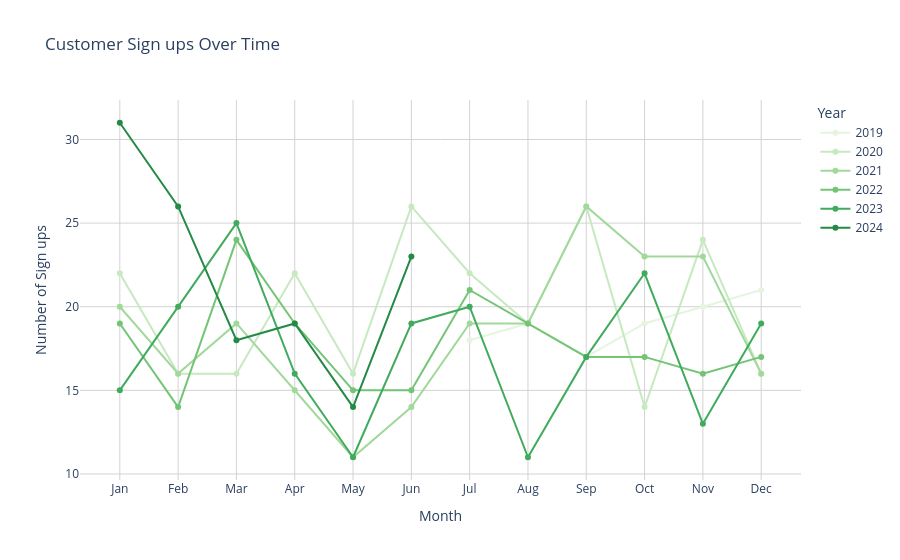

Source (notebook cell):
### Markdown cell above
Description:
Why was this visualization created?
The horizontal bar chart displaying customer signups per year was created to understand the yearly trends in customer acquisition. It provides a high-level overview of how the total count of unique customer signups has evolved annually, enabling stakeholders to identify periods of growth or decline.

What question does it address?
1. The visualization addresses the following questions:
2. How has the total count of customer signups changed year over year?
3. Are there trends of growth, stagnation, or decline in customer acquisition?
4. What insights can be derived from the overall trajectory of signups?

Visualization Type: Horizontal Bar chart.

Data Used:
Dataset: Customer Demographics
Variables: SignupDate, count of unique CustomerID.

Key Observations:
1. Highest Signup Year: 2020 (239) had the highest number of customer signups, indicating a strong growth phase.
2. Steady Decline: There is a gradual decrease in signups from 2021 (221) to 2024 (131), with no year surpassing the 2020 peak.
3. Consistent Drop Since 2021: Signups have declined each year after 2020, dropping from 221 in 2021 to 213 in 2022, 208 in 2023, and 131 in 2024 (as of the data provided).
4. 2019 Low Point: 2019 (114) had the lowest signups, marking the starting point of growth before the peak in 2020.

Insights:
1. 2020 Peak May Reflect External Factors: The sharp increase in 2020 signups might be attributed to external circumstances, such as the global shift to online activity during the pandemic, highlighting the importance of understanding market dynamics during significant global events.
2. Sustained Decline Signals a Need for Intervention: The steady decline in signups post-2020 suggests potential challenges, such as reduced marketing effectiveness, increased competition, or saturation in the customer base. Efforts should focus on analyzing the cause of this decline and revitalizing acquisition strategies.
3. 2019 Growth Potential Realized in 2020: The transition from 2019's modest 114 signups to 2020's 239 demonstrates the potential for exponential growth when external conditions align with effective strategies. Future efforts should aim to replicate such growth dynamics.
4. 2024 Concerns: The sharp drop to 131 in 2024 could indicate a significant issue in acquisition, retention, or market demand. This warrants immediate attention to identify and address the underlying causes.

### Code cell
# Ensure the SignupDate column is in datetime format
final_combined_dataset = final_combined_dataset.copy()  # Make sure we're working on a copy

final_combined_dataset['SignupDate'] = pd.to_datetime(final_combined_dataset['SignupDate'], errors='coerce')

# Extract Year and Month
final_combined_dataset['Year'] = final_combined_dataset['SignupDate'].dt.year
final_combined_dataset['Month'] = final_combined_dataset['SignupDate'].dt.month

# Group by Year and Month, counting unique CustomerIDs
signup_count = final_combined_dataset.groupby(['Year', 'Month']).agg({'CustomerID': 'nunique'}).reset_index()

# Sort years in descending order
unique_years = sorted(signup_count['Year'].unique(), reverse=True)

# Generate reversed shades of green based on the number of years
green_shades = px.colors.sequential.Greens[len(unique_years):0:-1]  # Darkest shade for the most recent year

# Map years to specific green shades
year_to_color = {year: green_shades[i] for i, year in enumerate(unique_years)}

# Plotting
fig = px.line(
    signup_count,
    x='Month',
    y='CustomerID',
    color='Year',
    title="Customer Sign ups Over Time",
    labels={'CustomerID': 'Number of Sign ups', 'Month': 'Month'},
    markers=True,
    color_discrete_map=year_to_color  # Explicitly assign colors
)

# Update layout to include gridlines
fig.update_layout(
    plot_bgcolor='white',
    xaxis=dict(
        tickmode='array',
        tickvals=list(range(1, 13)),  # Ensure months 1-12 are shown
        ticktext=['Jan', 'Feb', 'Mar', 'Apr', 'May', 'Jun', 'Jul', 'Aug', 'Sep', 'Oct', 'Nov', 'Dec'],
        showgrid=True,  # Show gridlines on the x-axis
        gridcolor='lightgray'  # Set the grid color to light gray for better visibility
    ),
    yaxis=dict(
        showgrid=True,  # Show gridlines on the y-axis
        gridcolor='lightgray'  # Set the grid color to light gray for better visibility
    ),
    yaxis_title="Number of Sign ups",
    xaxis_title="Month"
)

fig.show()

### Figure 1 — Plotly figure (JSON) as saved in the notebook; plotly's stock layout.template omitted (floating-point values rounded to 4 significant figures)
{"data": [{"hovertemplate": "Year=2019<br>Month=%{x}<br>Number of Sign ups=%{y}<extra></extra>", "legendgroup": "2019", "line": {"color": "rgb(229,245,224)", "dash": "solid"}, "marker": {"symbol": "circle"}, "mode": "lines+markers", "name": "2019", "orientation": "v", "showlegend": true, "type": "scatter", "x": [7, 8, 9, 10, 11, 12], "xaxis": "x", "y": [18, 19, 17, 19, 20, 21], "yaxis": "y"}, {"hovertemplate": "Year=2020<br>Month=%{x}<br>Number of Sign ups=%{y}<extra></extra>", "legendgroup": "2020", "line": {"color": "rgb(199,233,192)", "dash": "solid"}, "marker": {"symbol": "circle"}, "mode": "lines+markers", "name": "2020", "orientation": "v", "showlegend": true, "type": "scatter", "x": [1, 2, 3, 4, 5, 6, 7, 8, 9, 10, 11, 12], "xaxis": "x", "y": [22, 16, 16, 22, 16, 26, 22, 19, 26, 14, 24, 16], "yaxis": "y"}, {"hovertemplate": "Year=2021<br>Month=%{x}<br>Number of Sign ups=%{y}<extra></extra>", "legendgroup": "2021", "line": {"color": "rgb(161,217,155)", "dash": "solid"}, "marker": {"symbol": "circle"}, "mode": "lines+markers", "name": "2021", "orientation": "v", "showlegend": true, "type": "scatter", "x": [1, 2, 3, 4, 5, 6, 7, 8, 9, 10, 11, 12], "xaxis": "x", "y": [20, 16, 19, 15, 11, 14, 19, 19, 26, 23, 23, 16], "yaxis": "y"}, {"hovertemplate": "Year=2022<br>Month=%{x}<br>Number of Sign ups=%{y}<extra></extra>", "legendgroup": "2022", "line": {"color": "rgb(116,196,118)", "dash": "solid"}, "marker": {"symbol": "circle"}, "mode": "lines+markers", "name": "2022", "orientation": "v", "showlegend": true, "type": "scatter", "x": [1, 2, 3, 4, 5, 6, 7, 8, 9, 10, 11, 12], "xaxis": "x", "y": [19, 14, 24, 19, 15, 15, 21, 19, 17, 17, 16, 17], "yaxis": "y"}, {"hovertemplate": "Year=2023<br>Month=%{x}<br>Number of Sign ups=%{y}<extra></extra>", "legendgroup": "2023", "line": {"color": "rgb(65,171,93)", "dash": "solid"}, "marker": {"symbol": "circle"}, "mode": "lines+markers", "name": "2023", "orientation": "v", "showlegend": true, "type": "scatter", "x": [1, 2, 3, 4, 5, 6, 7, 8, 9, 10, 11, 12], "xaxis": "x", "y": [15, 20, 25, 16, 11, 19, 20, 11, 17, 22, 13, 19], "yaxis": "y"}, {"hovertemplate": "Year=2024<br>Month=%{x}<br>Number of Sign ups=%{y}<extra></extra>", "legendgroup": "2024", "line": {"color": "rgb(35,139,69)", "dash": "solid"}, "marker": {"symbol": "circle"}, "mode": "lines+markers", "name": "2024", "orientation": "v", "showlegend": true, "type": "scatter", "x": [1, 2, 3, 4, 5, 6], "xaxis": "x", "y": [31, 26, 18, 19, 14, 23], "yaxis": "y"}], "layout": {"autosize": true, "legend": {"title": {"text": "Year"}, "tracegroupgap": 0}, "plot_bgcolor": "white", "title": {"text": "Customer Sign ups Over Time"}, "xaxis": {"anchor": "y", "autorange": true, "domain": [0, 1], "gridcolor": "lightgray", "range": [0.2897, 12.71], "showgrid": true, "tickmode": "array", "ticktext": ["Jan", "Feb", "Mar", "Apr", "May", "Jun", "Jul", "Aug", "Sep", "Oct", "Nov", "Dec"], "tickvals": [1, 2, 3, 4, 5, 6, 7, 8, 9, 10, 11, 12], "title": {"text": "Month"}, "type": "linear"}, "yaxis": {"anchor": "x", "autorange": true, "domain": [0, 1], "gridcolor": "lightgray", "range": [9.35, 32.65], "showgrid": true, "title": {"text": "Number of Sign ups"}, "type": "linear"}}}
